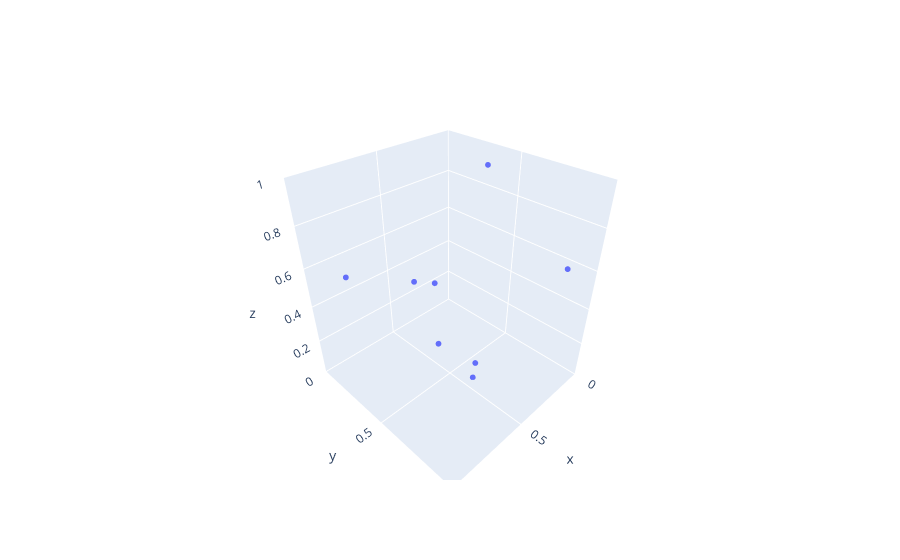

Notebook cell for this chart:
### Code cell
fig_qmc = go.Figure(data=[go.Scatter3d(x=x_qmc_3d, y=y_qmc_3d, z=z_qmc_3d,
                                   mode='markers',
                                          marker=dict(
                                          size=2,
                                        ))])

fig_qmc.update_layout(
        scene = dict(
          xaxis=dict(range=[0, x_max], autorange=False),
          yaxis=dict(range=[0, y_max], autorange=False),
          zaxis=dict(range=[0, z_max], autorange=False),
        ))

fig_qmc.show()

### Figure 1 — Plotly figure (JSON) as saved in the notebook; plotly's stock layout.template omitted (floating-point values rounded to 4 significant figures)
{"data": [{"marker": {"size": 2}, "mode": "markers", "type": "scatter3d", "x": [0.2803, 0.8834, 0.5211, 0.127, 0.09314, 0.6963, 0.8339, 0.4399], "y": [0.1588, 0.6799, 0.4315, 0.9095, 0.368, 0.8462, 0.0973, 0.6182], "z": [0.2994, 0.7766, 0.1656, 0.6252, 0.9322, 0.3938, 0.5328, 0.008012]}], "layout": {"scene": {"xaxis": {"autorange": false, "range": [0, 1]}, "yaxis": {"autorange": false, "range": [0, 1]}, "zaxis": {"autorange": false, "range": [0, 1]}}}}
